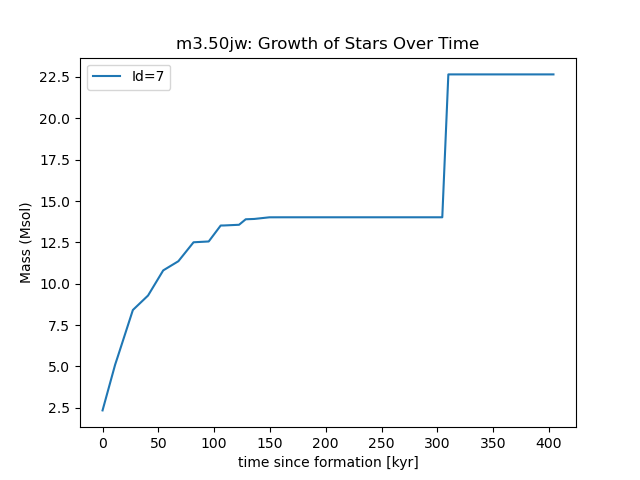

The script that saved this image:
import numpy as np
from scipy import constants, integrate
#import yt
#import matplotlib
#matplotlib.use('GTK3cairo')
import matplotlib.pyplot as plt


#use id=7




def star_mass(dir,num, start,end,a):
    file='/home/rhatcher/scratch/Analysis/Data/'+dir+'/output_00'+num+'/sink_00'+num+'.info'
    id, mass, age = np.loadtxt(file, usecols=(0,1,8),skiprows=4, comments=' =',unpack=True)
    #age=-(age-age[0])/1e3
    for i in range(start,end+1):
        if id[i] == a:
            return mass[i]
        else:
            pass
    
def star_age(dir,num, start,end,a):
    file='/home/rhatcher/scratch/Analysis/Data/'+dir+'/output_00'+num+'/sink_00'+num+'.info'
    id, mass, age = np.loadtxt(file, usecols=(0,1,8),skiprows=4, comments=' =',unpack=True)
    #age=-(age-age[0])/1e3
    for i in range(start,end+1):
        if id[i] == a:
            return age[i]
        else:
            pass

# def mass(a):
#     for i in range(0,6):
#         if id[i] == a:
#             return mass[i]
#         else:
#             pass

dir = 'm3.50jw'
a = 7
masses = []
ages = []
for n in range(10,71+1):
    try:
        masses.append(star_mass(dir,'0'+str(n),0,173,a))
        ages.append(star_age(dir,'0'+str(n),0,173,a))
    except:
        pass

ages= (ages-ages[0])/1e3
#is this time since formation??

#print(masses)
#print(ages)
#f"M={totmass:.0f} M$_\odot$ \n t={age[0]:.0f} kyr"
plt.plot(ages,masses,label=f"Id={a:.0f}")
plt.legend()
plt.xlabel('time since formation [kyr]')
plt.ylabel('Mass (Msol)')
plt.title(dir+': Growth of Stars Over Time')
#plt.yscale('log')
plt.savefig('Star_m3.50jw_try1.png')




